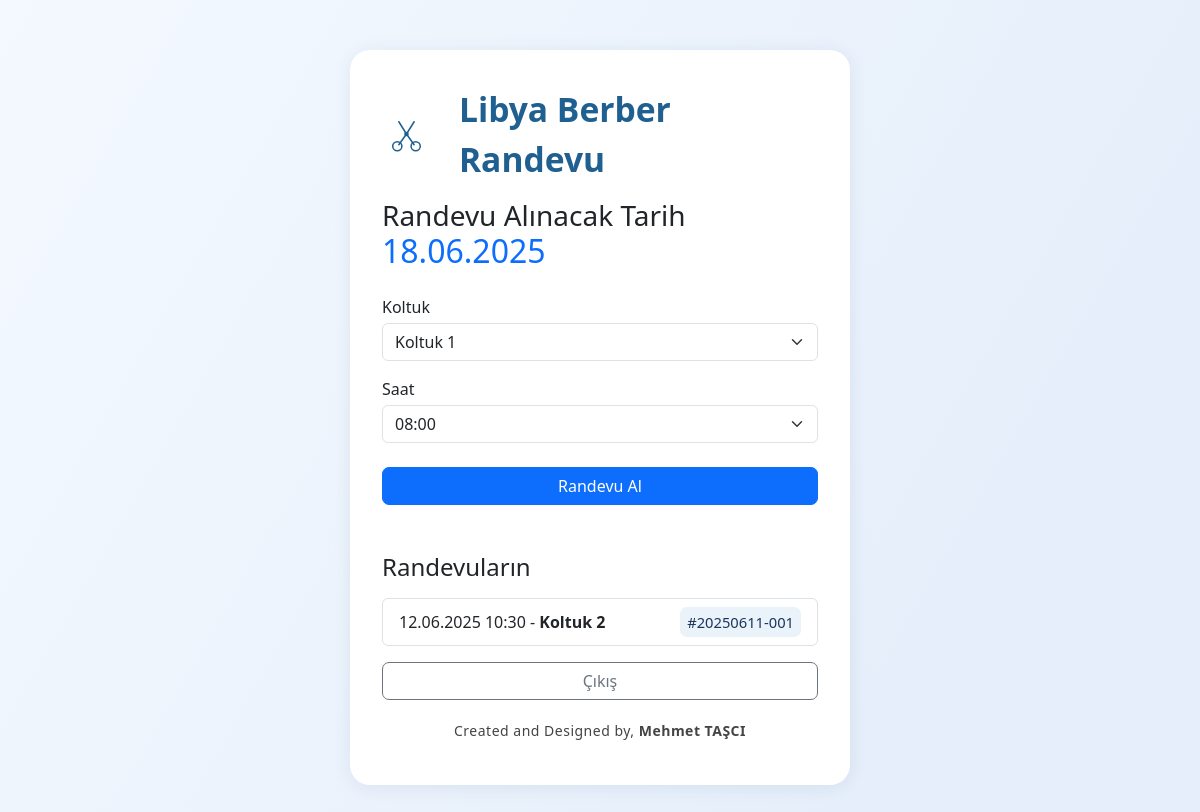
Screenshot of / (signed in) with the database file from the repository.
### app.py (models this page shows)
class Appointment(db.Model):
    id = db.Column(db.Integer, primary_key=True)
    reference_number = db.Column(db.String(50), unique=True, nullable=False)
    user_id = db.Column(db.Integer, db.ForeignKey('user.id'), nullable=False)
    chair_id = db.Column(db.Integer, db.ForeignKey('chair.id'), nullable=False)
    date = db.Column(db.String(10), nullable=False)
    time = db.Column(db.String(5), nullable=False)
    device_id = db.Column(db.String(100), nullable=True)
    created_at = db.Column(db.DateTime, default=datetime.utcnow)
    chair = db.relationship('Chair')

class Chair(db.Model):
    id = db.Column(db.Integer, primary_key=True)
    name = db.Column(db.String(20), unique=True, nullable=False)

### app.py (the view, shortened to what this page needs)
@app.route('/', methods=['GET','POST'])
@login_required
def user_panel():
    tomorrow_dt = datetime.now() + timedelta(days=1)
    date_display = tomorrow_dt.strftime("%d.%m.%Y")
    date_db = date_display
    now = datetime.now()
    acilis = dtime(9,0)
    kapanis = dtime(17,0)
    randevu_aktif = (now.time() >= acilis and now.time() < kapanis)
    if request.method == 'POST' and not randevu_aktif:
        flash("Randevu alma hizmeti 09:00-17:00 arasında açıktır.", "danger")
        return redirect(url_for('user_panel'))
    device_id = request.cookies.get('device_id') or str(uuid.uuid4())
    chairs = Chair.query.all()
    timeslots = [ts.time for ts in Timeslot.query.order_by(Timeslot.time).all()]
    if request.method == 'POST':
        selected_chair = int(request.form.get('chair_id', chairs[0].id))
    else:
        selected_chair = chairs[0].id
    taken_times = [
        a.time for a in Appointment.query.filter_by(date=date_db, chair_id=selected_chair).all()
    ]
    cooldown = False
    remaining = None
    last = Appointment.query.filter_by(device_id=device_id).order_by(Appointment.created_at.desc()).first()
    return render_template(
        'user_panel.html',
        date=date_display,
        chairs=chairs,
        selected_chair=selected_chair,
        all_times=timeslots,
        taken_times=taken_times,
        cooldown=cooldown,
        remaining=remaining,
        randevu_aktif=randevu_aktif,
    )

### app.py (called while the page is built)
@login_manager.user_loader
def load_user(user_id):
    return User.query.get(int(user_id))

@app.template_filter('date_tr')
def date_tr(s):
    if '-' in s:
        y, m, d = s.split('-')
        return f"{d}.{m}.{y}"
    return s

### templates/user_panel.html (shortened to what this page needs)
<!doctype html>
<html lang="tr">
<head>
  <link href="https://cdn.jsdelivr.net/npm/bootstrap@5.3.0/dist/css/bootstrap.min.css" rel="stylesheet">
</head>
<body>
<div class="mainbox">
  <div class="berber-logo">
    Libya Berber Randevu
  </div>
  <h3 class="mb-4">Randevu Alınacak Tarih <span class="text-primary fs-2">{{ date }}</span></h3>
  <form method="POST">
    <div class="mb-3">
      <label class="mb-1">Koltuk</label>
  <select id="chair_select" name="chair_id" class="form-select">
  {% for chair in chairs %}
    <option value="{{ chair.id }}" {% if chair.id == selected_chair %}selected{% endif %}>{{ chair.name }}</option>
  {% endfor %}
</select>
    </div>
    <div class="mb-3">
      <label class="mb-1">Saat</label>
      <select id="time_select" name="time" class="form-select" required>
  {% for t in all_times %}
    <option value="{{ t }}" {% if t in taken_times %}disabled style="color:#999;"{% endif %}>
      {{ t }}{% if t in taken_times %} (Dolu){% endif %}
    </option>
  {% endfor %}
</select>
    </div>
    <button class="btn btn-primary w-100 mt-2" {% if not randevu_aktif or cooldown %}disabled{% endif %}>
      Randevu Al
    </button>
  </form>
  <h4 class="mt-5 mb-3">Randevuların</h4>
  <ul class="list-group mb-3">
    {% for a in current_user.appointments %}
      <li class="list-group-item d-flex justify-content-between align-items-center">
        <span>
          {{ a.date|date_tr }} {{ a.time }} - <b>{{ a.chair.name }}</b>
        </span>
        <span class="badge-ref">#{{ a.reference_number }}</span>
      </li>
    {% endfor %}
  </ul>
  <a href="{{ url_for('logout') }}" class="btn btn-outline-secondary w-100">Çıkış</a>
            <footer style="text-align:center; font-size:14px; color:#444; padding:20px 0 10px 0; letter-spacing:0.5px;">
  Created and Designed by, <b>Mehmet TAŞCI</b>
</footer>
</div>
</body>
</html>

### templates/user_panel.html (style rules this page uses)
body { background: linear-gradient(120deg,#f4f9ff,#e5eefa 80%); min-height:100vh; }
.mainbox { background: #fff; border-radius: 20px; box-shadow: 0 2px 18px rgba(30,80,120,.09); padding: 34px 32px; max-width: 500px; width: 100%; margin: 50px auto; }
.berber-logo { font-size:2.1rem; font-weight:bold; color:#206090; display:flex; align-items:center; gap:8px; margin-bottom:14px; }
.berber-logo svg { margin-right:2px; }
.btn { border-radius:7px !important; font-weight:500; }
.badge-ref { background: #eaf2fa; color:#1b365d; border-radius:7px; font-size:.92em; padding:4px 7px; }

### rows the page displays
Appointment: date "12.06.2025", time "10:30", chair.name "Koltuk 2", reference_number "20250611-001"

### other values shown
form field chair_id "Koltuk 1"
form field time "08:00"
